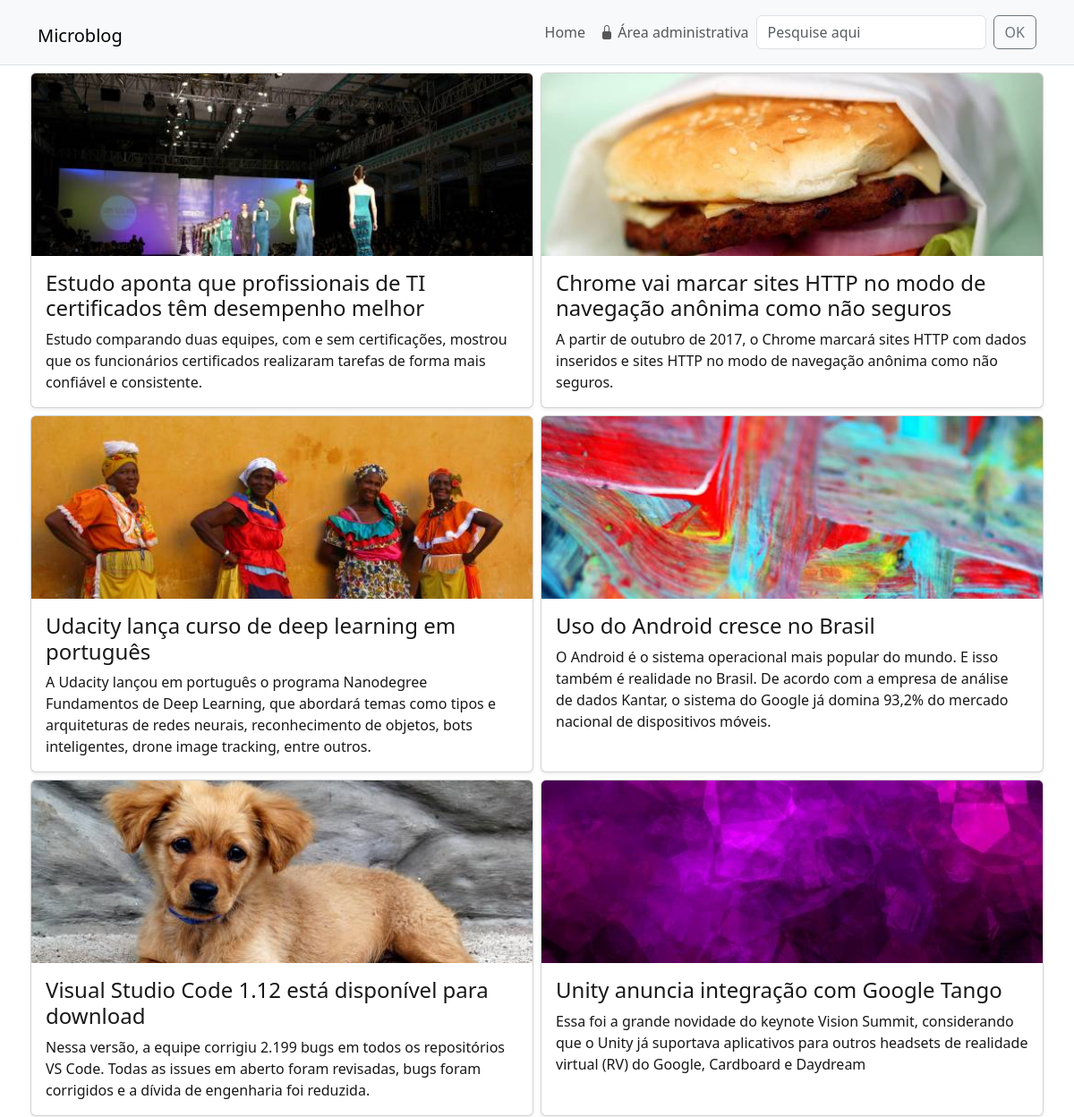
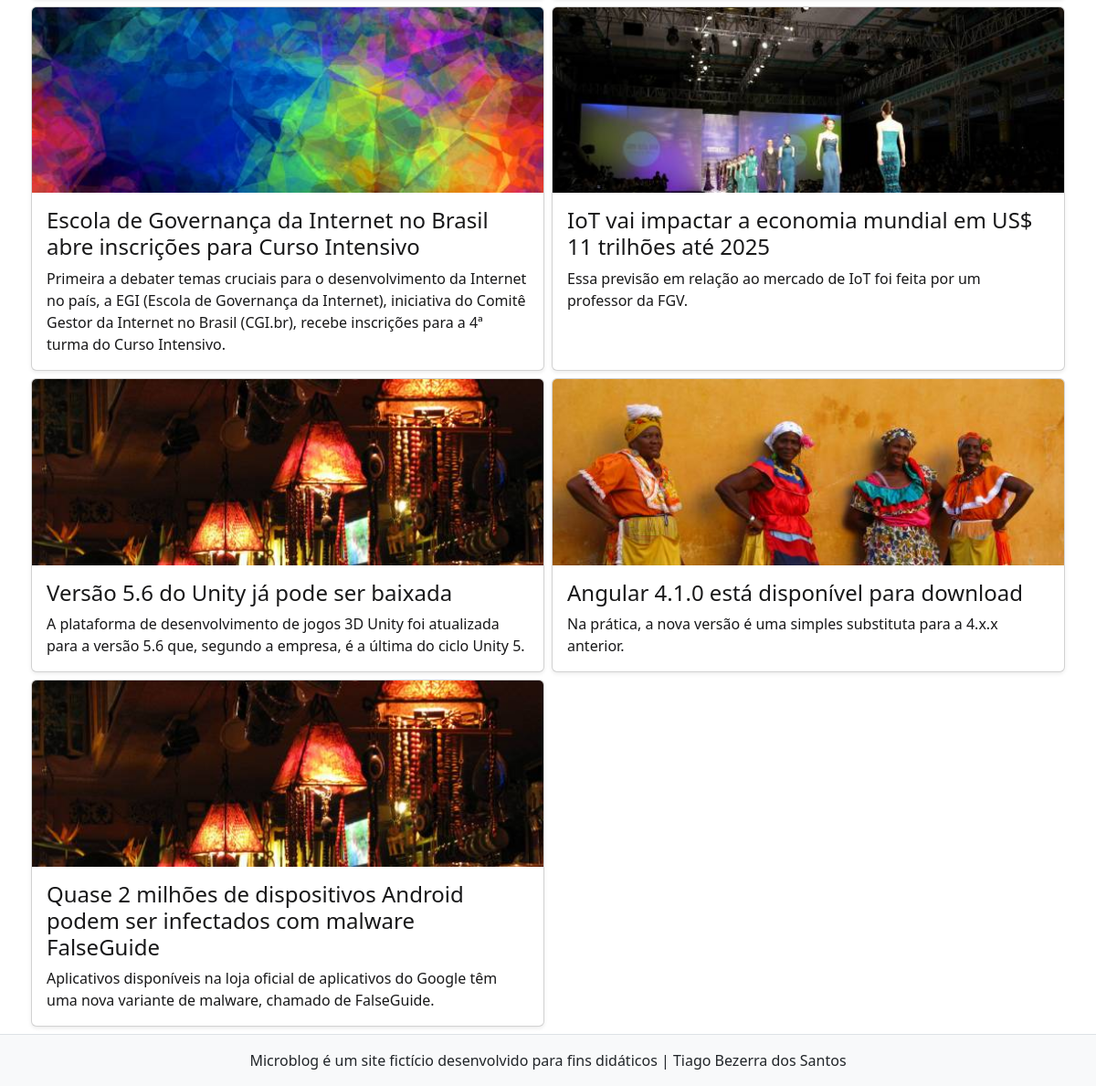
The page / on the database its author committed (2 pictures, top to bottom).
### tables this page shows
CREATE TABLE `noticias` (
  `id` int(11) NOT NULL,
  `data` datetime NOT NULL DEFAULT current_timestamp(),
  `titulo` varchar(150) NOT NULL,
  `texto` text NOT NULL,
  `resumo` text NOT NULL,
  `imagem` varchar(45) NOT NULL,
  `usuario_id` int(11) NOT NULL
);

### includes/funcoes-noticias.php (called while the page is built, shortened)
<?php
function lerTodasNoticias($conexao){
    $sql = "SELECT id, imagem, titulo, resumo FROM noticias
            ORDER BY data DESC";
    $resultado = executarQuery($conexao, $sql);
    return mysqli_fetch_all($resultado, MYSQLI_ASSOC);
}
function executarQuery($conexao, $sql) {
	$consulta = mysqli_query($conexao, $sql) or die(mysqli_error($conexao));
	return $consulta;
}

### index.php (the view)
<?php
require "includes/cabecalho.php";
require "includes/funcoes-noticias.php";
$listaDeNoticias = lerTodasNoticias($conexao);
?>
<div class="row my-1 mx-md-n1">
<?php foreach($listaDeNoticias as $noticia) { ?>
		<div class="col-md-6 my-1 px-md-1">
            <article class="card shadow-sm h-100">
                <a href="noticia.php?id=<?=$noticia['id']?>" class="card-link">
                    <img src="imagens/<?=$noticia['imagem']?>" class="card-img-top" alt="">
                    <div class="card-body">
                        <h3 class="fs-4 card-title"> <?=$noticia['titulo']?> </h3>
                        <p class="card-text"> <?=$noticia['resumo']?> </p>
                    </div>
                </a>
            </article>
		</div>
<?php } ?>
</div>
<?php
require "includes/rodape.php";
?>

### includes/cabecalho.php (shortened to what this page needs)
<!DOCTYPE html>
<html lang="pt-br" class="h-100">
<head>
<link href="https://cdn.jsdelivr.net/npm/bootstrap@5.3.3/dist/css/bootstrap.min.css" rel="stylesheet">
<link rel="stylesheet" href="https://cdn.jsdelivr.net/npm/bootstrap-icons@1.11.3/font/bootstrap-icons.min.css">
<link rel="stylesheet" href="css/style.css">
</head>
<body class="d-flex flex-column h-100">
<header id="topo" class="border-bottom sticky-top">
<nav class="navbar navbar-expand-lg navbar-light bg-light">
  <div class="container">
    <h1 class="ms-n1"><a class="navbar-brand" href="index.php">Microblog</a></h1>
    <div class="collapse navbar-collapse" id="navbarSupportedContent">
      <ul class="navbar-nav ms-auto mb-2 mb-lg-0">
        <li class="nav-item">
          <a class="nav-link" aria-current="page" href="index.php">Home</a>
        </li>
        <li class="nav-item">
          <a class="nav-link" href="admin/index.php"><i class="bi bi-lock-fill"></i> Área administrativa</a>
        </li>
      </ul>
      <form autocomplete="off" class="d-flex" action="resultados.php" method="GET">
        <input name="busca" class="form-control me-2" type="search" placeholder="Pesquise aqui" aria-label="Pesquise aqui">
        <button class="btn btn-outline-secondary my-2 my-sm-0" type="submit">OK</button>
      </form>
    </div>
  </div>
</nav>
</header>
<main class="flex-shrink-0">
    <div class="container">

### includes/rodape.php (shortened to what this page needs)
</div>
</main>
<footer class="footer mt-auto py-3 bg-light border-top">
    <div class="container text-center">
    Microblog é um site fictício desenvolvido para fins didáticos | Tiago Bezerra dos Santos
    </div>
</footer>
</body>
</html>

### css/style.css (style rules this page uses)
.card > .card-link { color: #181819; text-decoration: none; }

### rows shown on the page
noticias: imagem (picture), titulo "Estudo aponta que profissionais de TI certificados têm desempenho melhor", resumo "Estudo comparando duas equipes, com e sem certificações, mostrou que os funcionários certificados realizaram tarefas de forma mais confiável e consistente."
noticias: imagem (picture), titulo "Chrome vai marcar sites HTTP no modo de navegação anônima como não seguros", resumo "A partir de outubro de 2017, o Chrome marcará sites HTTP com dados inseridos e sites HTTP no modo de navegação anônima como não seguros."
noticias: imagem (picture), titulo "Udacity lança curso de deep learning em português", resumo "A Udacity lançou em português o programa Nanodegree Fundamentos de Deep Learning, que abordará temas como tipos e arquiteturas de redes neurais, reconhecimento de objetos, bots inteligentes, drone image tracking, entre outros."
noticias: imagem (picture), titulo "Uso do Android cresce no Brasil", resumo "O Android é o sistema operacional mais popular do mundo. E isso também é realidade no Brasil. De acordo com a empresa de análise de dados Kantar, o sistema do Google já domina 93,2% do mercado nacional de dispositivos móveis."
noticias: imagem (picture), titulo "Visual Studio Code 1.12 está disponível para download", resumo "Nessa versão, a equipe corrigiu 2.199 bugs em todos os repositórios VS Code. Todas as issues em aberto foram revisadas, bugs foram corrigidos e a dívida de engenharia foi reduzida."
noticias: imagem (picture), titulo "Unity anuncia integração com Google Tango", resumo "Essa foi a grande novidade do keynote Vision Summit, considerando que o Unity já suportava aplicativos para outros headsets de realidade virtual (RV) do Google, Cardboard e Daydream"
noticias: imagem (picture), titulo "Escola de Governança da Internet no Brasil abre inscrições para Curso Intensivo", resumo "Primeira a debater temas cruciais para o desenvolvimento da Internet no país, a EGI (Escola de Governança da Internet), iniciativa do Comitê Gestor da Internet no Brasil (CGI.br), recebe inscrições para a 4ª turma do Curso Intensivo."
noticias: imagem (picture), titulo "IoT vai impactar a economia mundial em US$ 11 trilhões até 2025", resumo "Essa previsão em relação ao mercado de IoT foi feita por um professor da FGV."
noticias: imagem (picture), titulo "Versão 5.6 do Unity já pode ser baixada", resumo "A plataforma de desenvolvimento de jogos 3D Unity foi atualizada para a versão 5.6 que, segundo a empresa, é a última do ciclo Unity 5."
noticias: imagem (picture), titulo "Angular 4.1.0 está disponível para download", resumo "Na prática, a nova versão é uma simples substituta para a 4.x.x anterior."
noticias: imagem (picture), titulo "Quase 2 milhões de dispositivos Android podem ser infectados com malware FalseGuide", resumo "Aplicativos disponíveis na loja oficial de aplicativos do Google têm uma nova variante de malware, chamado de FalseGuide."
